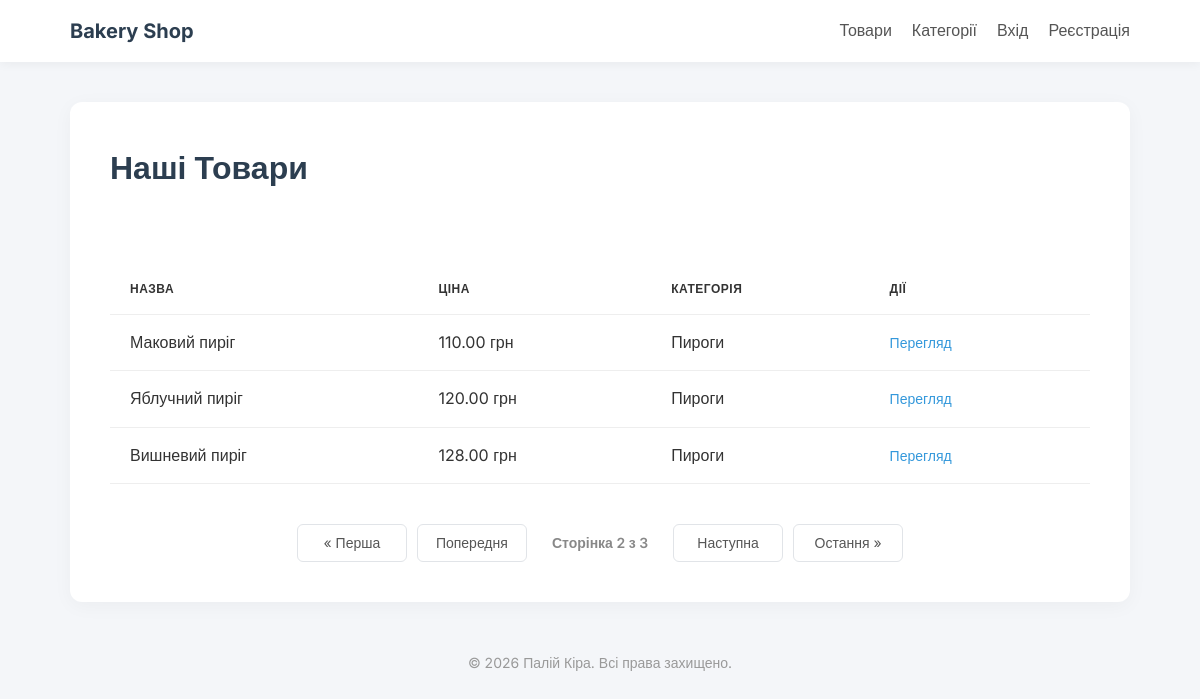
Screenshot of /?page=2 with the database file from the repository.
### store/models.py (models this page shows, shortened)
class Product(models.Model):
    title = models.CharField(max_length=100, verbose_name="Назва товару")
    description = models.TextField(verbose_name="Опис")
    price = models.DecimalField(max_digits=10, decimal_places=2, verbose_name="Ціна")
    category = models.ForeignKey(Category, on_delete=models.CASCADE, verbose_name="Категорія")
    slug = models.SlugField(unique=True, blank=True, null=True, verbose_name="URL Slug")
    class Meta:
        verbose_name = "Товар"
        verbose_name_plural = "Товари"
        ordering = ['price']

class Category(models.Model):
    title = models.CharField(max_length=100, verbose_name="Назва категорії")
    class Meta:
        verbose_name = "Категорія"
        verbose_name_plural = "Категорії"

### store/views.py (the view)
# urls.py: path('', views.product_list, name='products'),
def product_list(request):
    products_list = Product.objects.all()
    paginator = Paginator(products_list, 3)
    page_number = request.GET.get('page')
    page_obj = paginator.get_page(page_number)
    return render(request, 'store/index.html', {'page_obj': page_obj})

### store/templates/store/index.html (shortened to what this page needs)
{% extends 'store/layout.html' %}
{% block content %}
    <h1>Наші Товари</h1>
    <br><br>
    <table class="styled-table">
        <tr>
            <th>Назва</th>
            <th>Ціна</th>
            <th>Категорія</th>
            <th>Дії</th>
        </tr>
        {% for item in page_obj %}
        <tr>
            <td>{{ item.title }}</td>
            <td>{{ item.price }} грн</td>
            <td>{{ item.category.title }}</td>
            <td>
                <a href="{% url 'product_detail' item.slug %}">Перегляд</a>
            </td>
        </tr>
        {% endfor %}
    </table>
    <div class="pagination">
        {% if page_obj.has_previous %}
            <a href="?page=1" class="page-btn">&laquo; Перша</a>
        {% else %}
            <span class="page-btn hidden">&laquo; Перша</span>
        {% endif %}
        {% if page_obj.has_previous %}
            <a href="?page={{ page_obj.previous_page_number }}" class="page-btn">Попередня</a>
        {% else %}
            <span class="page-btn hidden">Попередня</span>
        {% endif %}
        <span class="page-info">
            Сторінка {{ page_obj.number }} з {{ page_obj.paginator.num_pages }}
        </span>
        {% if page_obj.has_next %}
            <a href="?page={{ page_obj.next_page_number }}" class="page-btn">Наступна</a>
        {% else %}
            <span class="page-btn hidden">Наступна</span>
        {% endif %}
        {% if page_obj.has_next %}
            <a href="?page={{ page_obj.paginator.num_pages }}" class="page-btn">Остання &raquo;</a>
        {% else %}
            <span class="page-btn hidden">Остання &raquo;</span>
        {% endif %}
    </div>
{% endblock %}

### store/static/store/css/style.css (style rules this page uses)
* { box-sizing: border-box; margin: 0; padding: 0; }
body { font-family: 'Inter', sans-serif; background-color: #f4f6f9; color: #333; line-height: 1.6; }
h1, h2 { color: #2c3e50; margin-bottom: 20px; font-weight: 600; }
a { text-decoration: none; color: #3498db; transition: 0.3s; }
.styled-table { width: 100%; border-collapse: collapse; font-size: 16px; min-width: 400px; text-align: left; }
.styled-table th, .styled-table td { padding: 15px 20px; border-bottom: 1px solid #eee; }
.styled-table th { font-weight: 600; text-transform: uppercase; font-size: 12px; letter-spacing: 0.5px; }
.styled-table td a { margin-right: 10px; font-size: 14px; }
.pagination { display: flex; justify-content: center; align-items: center; gap: 10px; margin-top: 40px; }
.page-btn { display: flex; justify-content: center; align-items: center; width: 110px; height: 38px; border: 1px solid #e1e4e8; background-color: #fff; color: #555; text-decoration: none; border-radius: 6px; font-size: 14px; transition: all 0.2s; user-select: none; }
.page-info { font-weight: 600; color: #888; margin: 0 15px; white-space: nowrap; font-size: 14px; }

### rows the page displays
Product: title "Маковий пиріг", price "110.00", category "Пироги"
Product: title "Яблучний пиріг", price "120.00", category "Пироги"
Product: title "Вишневий пиріг", price "128.00", category "Пироги"

### other values shown
{{ page_obj.number }} "2"
{{ page_obj.paginator.num_pages }} "3"
